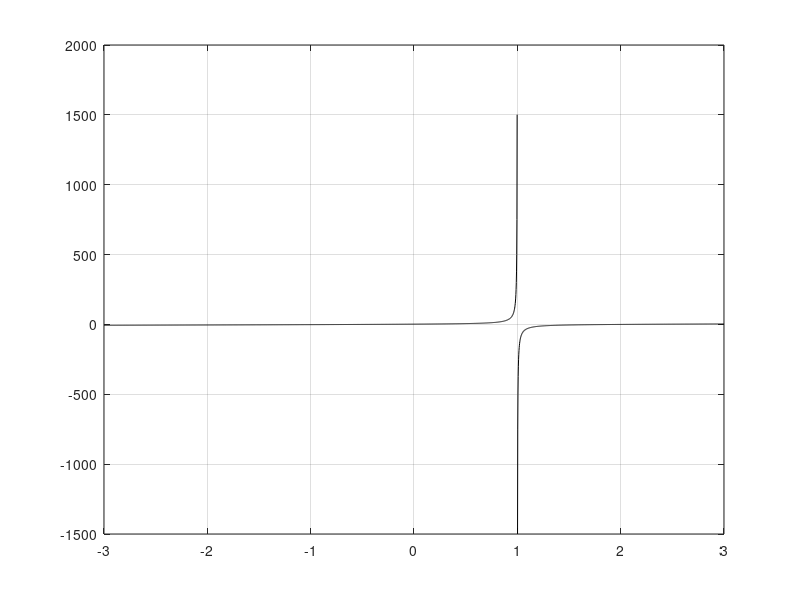

MATLAB code to generate this figure:
clear 
close all
clc

f=@(x) (2*x.^2-3*x-2)./(x-1);
fp=@(x) (- 2*x.^2 + 3*x + 2)./(x - 1).^2 + (4*x - 3)./(x - 1);

a=-3;
b=3;
xmesh=[a:0.002:b];
plot(xmesh,f(xmesh),'k')
grid on

phi1=@(x) (3*x.^2-5*x)./(x-1);
phi2=@(x) x-2+(x)./(x-1);

intg=1.2;
err=1;
counter=0;

while abs(err)>1e-8
    z=phi2(intg);
    err=abs(intg-z);
    intg=z;
    counter=counter+1;
end
z
counter

err2=1;
intg2=1.2;
counter2=0;

while abs(err2)>1e-8
    delta=-f(intg2)/fp(intg2);
    z1=intg2+delta;
    err2=f(z1);
    intg2=z1;
    counter2=counter2+1;
end
z1


    
    
    
    
    
    
    
    
    
    
    
    
    
    
    
    